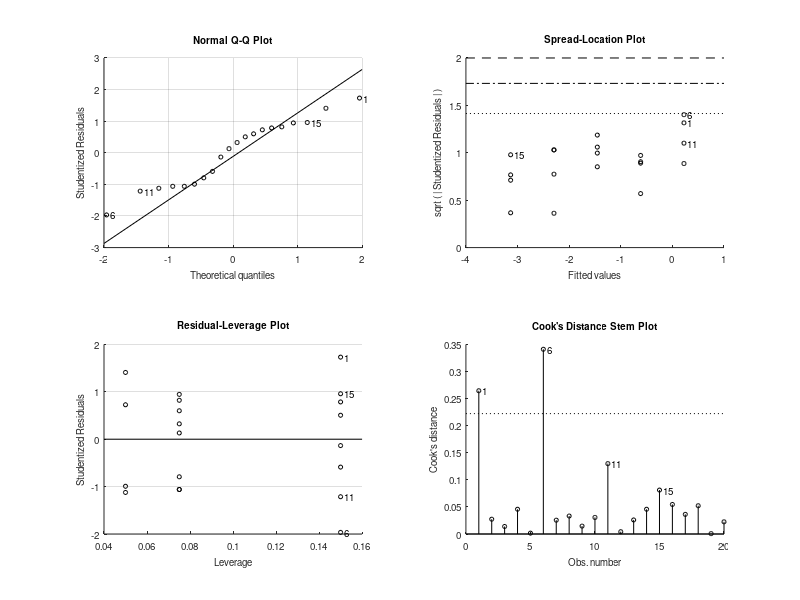

This chart was generated by the following MATLAB code: (Note: this script raises an error after producing the figure.)

close all
clear all
clc

%column of t
t=[1,2,3,4,5]';
%design matrix
A=[[t;t;t;t;].^0 [t;t;t;t]] ;

%y vals
y=[3.75; .93; .38; .05; .04; .36; .32; .11; .15; .03; .58; .67; .12; .05; .08;
    2.06; 1.01; .6; .11; .06];


lm=fitlm(A(:,2),log(y));


b=lm.Coefficients.Estimate(2);
mu_exp=lm.Coefficients.Estimate(1);

neu=length(y)-1;

sigma_b=lm.Coefficients.SE(2)*sqrt(neu/(neu-2));
sigma_mu=lm.Coefficients.SE(1)*sqrt(neu/(neu-2));




model_3 =1.*exp(-b.*t);

n=1000;
b_error=b + 1*sigma_b*randn(n,1);

mu = mu_exp;

% mu = exp(mu_exp);
mu_error=mu + 1*sigma_mu*randn(n,1);
error = [];
% error = 
error_std = lm.CoefficientCovariance(1,1)


mu
sigma_mu
b
sigma_b
error

    
    
error_std

figure(6)
plot(lm)
%%
figure(7)
subplot(2,1,1)
boxplot(b_error)
title('distribution of b errors')
subplot(2,1,2)
boxplot(mu_error)
title('distribution of mu errors')

